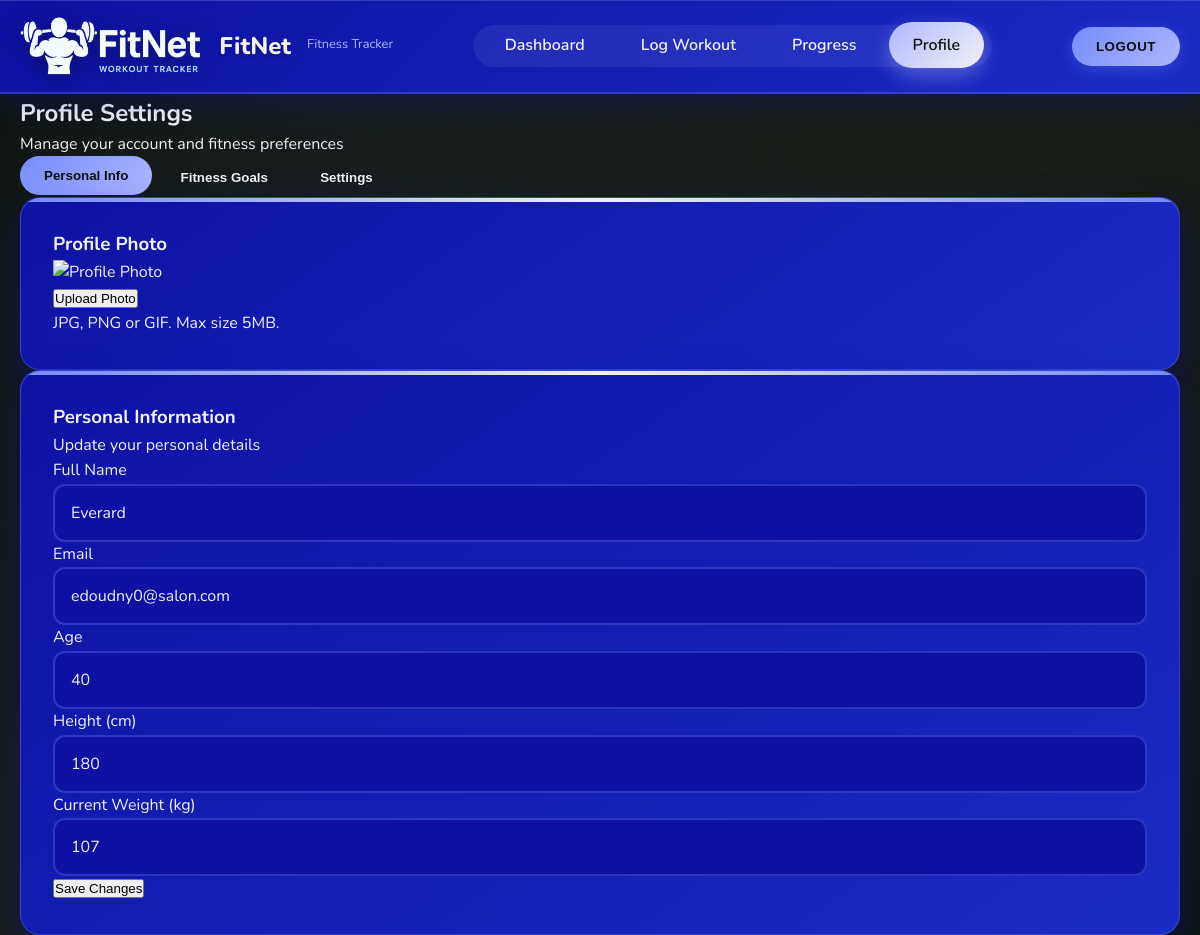
Screenshot of /profile (signed in) with the database file from the repository.
### tables this page shows
CREATE TABLE `Users`(`user_id` TEXT, `first_name` TEXT, `surname` TEXT, `email` TEXT, `password_hash` TEXT, `age` TEXT, "created_at" TEXT);

CREATE TABLE `Progress`(`progress_id` TEXT, `user_id` TEXT, `date` TEXT, `weight_kg` TEXT, `height_cm` TEXT, `body_fat_percentage` TEXT);

### main.py (the view, shortened to what this page needs)
@app.route('/profile', methods=['GET', 'POST'])
def profile():
    if 'user_id' not in session:
        return redirect(url_for('login'))
    conn = get_db_connection()
    user_id = session.get('user_id')
    if not user_id:
        return redirect(url_for('login'))
    user_data = conn.execute(
        "SELECT Users.*, Progress.height_cm, Progress.weight_kg FROM Users "
        "LEFT JOIN Progress ON Users.user_id = Progress.user_id "
        "WHERE Users.user_id = ?",
        (user_id,)
    ).fetchone()
    conn.close()
    return render_template('profile.html', user_data=user_data)

### main.py (called while the page is built)
def get_db_connection():
    conn = sqlite3.connect('database/data_source.db')
    conn.row_factory = sqlite3.Row
    return conn

### templates/profile.html (shortened to what this page needs)
<!DOCTYPE html>
<html lang="en">
<head>
    <link rel="stylesheet" href="static/css/dashboard.css">
</head>
<body>
    <header class="header">
        <div class="container">
            <div class="logo">
                <img src="static/images/FitNet Logo.png" alt="FitNet Logo">
                <span>FitNet</span>
                <small>Fitness Tracker</small>
            </div>
            <nav class="navigation">
                <ul>
                    <li><a href="/dashboard">Dashboard</a></li>
                    <li><a href="/log-workout">Log Workout</a></li>
                    <li><a href="/progress">Progress</a></li>
                    <li><a href="/profile" class="active">Profile</a></li>
                </ul>
            </nav>
            <div class="actions">
                <button class="logout" onclick="window.location.href='/logout'">Logout</button>
            </div>
        </div>
    </header>
    <main class="container">
        <div class="profile-header">
            <h2>Profile Settings</h2>
            <p>Manage your account and fitness preferences</p>
        </div>
        <div class="profile-tabs">
            <button class="tab-btn active" data-tab="personal">Personal Info</button>
            <button class="tab-btn" data-tab="goals">Fitness Goals</button>
            <button class="tab-btn" data-tab="settings">Settings</button>
        </div>
        <div class="profile-content">
            <div class="profile-section">
                <div class="profile-photo-section card">
                    <h3>Profile Photo</h3>
                    <div class="photo-container">
                        <div class="profile-photo">
                            <img src="static/images/default-avatar.jpg" alt="Profile Photo" id="profileImage">
                        </div>
                        <button class="upload-btn">Upload Photo</button>
                        <p class="photo-note">JPG, PNG or GIF. Max size 5MB.</p>
                    </div>
                </div>
                <div class="personal-info-section card">
                    <h3>Personal Information</h3>
                    <p>Update your personal details</p>
                    <form method="POST" class="profile-form">
                        <div class="form-row">
                            <div class="form-group">
                                <label for="fullName">Full Name</label>
                                <input type="text" id="fullName" name="first_name"
                                       value="{{ user_data.first_name if user_data else '' }}" readonly>
                            </div>
                            <div class="form-group">
                                <label for="email">Email</label>
                                <input type="email" id="email" name="email"
                                       value="{{ user_data.email if user_data else '' }}">
                            </div>
                        </div>
                        <div class="form-row">
                            <div class="form-group">
                                <label for="age">Age</label>
                                <input type="number" id="age" name="age"
                                       value="{{ user_data.age if user_data else '' }}">
                            </div>
                            <div class="form-group">
                                <label for="height">Height (cm)</label>
                                <input type="number" id="height" name="height"
                                       value="{{ user_data.height_cm if user_data else '' }}">
                            </div>
                        </div>
                        <div class="form-group">
                            <label for="weight">Current Weight (kg)</label>
                            <input type="number" id="weight" name="weight" step="0.1"
                                   value="{{ user_data.weight_kg if user_data else '' }}">
                        </div>
                        <button type="submit" class="save-changes-btn">Save Changes</button>
                    </form>
                </div>
            </div>
        </div>
    </main>
</body>
</html>

### static/css/dashboard.css (style rules this page uses)
* { margin: 0; padding: 0; box-sizing: border-box; }
body { background: linear-gradient(135deg, #0C120C 0%, #1a1f1a 50%, #0C120C 100%); font-family: "Nunito", sans-serif; color: #F1F2F6; line-height: 1.6; min-height: 100vh; position: relative; }
body:before { content: ''; position: fixed; top: 0; left: 0; right: 0; bottom: 0; background: radial-gradient(circle at 25% 25%, rgba(117, 139, 253, 0.05) 0%, transparent 50%), radial-gradient(circle at 75% 75%, rgba(174, 184, 254, 0.05) 0%, transparent 50%); pointer-events: none; z-index: -1; }
.container { max-width: 1200px; margin: 0 auto; padding: 0 20px; }
.header { background: linear-gradient(135deg, #0D12A4 0%, #1a2bc4 100%); padding: 1rem 0; box-shadow: 0 8px 32px rgba(13, 18, 164, 0.3), inset 0 1px 0 rgba(174, 184, 254, 0.2); border-bottom: 2px solid rgba(117, 139, 253, 0.3); position: sticky; top: 0; z-index: 100; backdrop-filter: blur(20px); }
.header .container { display: flex; justify-content: space-between; align-items: center; }
.logo { display: flex; align-items: center; gap: 1rem; }
.logo img { height: 60px; filter: drop-shadow(0 4px 12px rgba(0, 0, 0, 0.4)); }
.logo span { font-size: 1.5rem; font-weight: 800; color: #F1F2F6; text-shadow: 0 2px 4px rgba(0, 0, 0, 0.3); }
.logo small { font-size: 0.8rem; color: #AEB8FE; font-weight: 400; display: block; margin-top: -0.2rem; }
.navigation ul { display: flex; list-style: none; gap: 0.5rem; background: rgba(174, 184, 254, 0.1); padding: 0.5rem; border-radius: 50px; backdrop-filter: blur(10px); }
.navigation li { position: relative; }
.navigation a { color: #F1F2F6; text-decoration: none; font-weight: 600; padding: 0.75rem 1.5rem; border-radius: 25px; transition: all 0.3s ease; position: relative; overflow: hidden; }
.navigation a:hover, .navigation a.active { color: #0C120C; background: linear-gradient(135deg, #AEB8FE, #F1F2F6); transform: translateY(-2px); box-shadow: 0 8px 20px rgba(174, 184, 254, 0.4); }
.logout { background: linear-gradient(135deg, #758BFD, #AEB8FE); color: #0C120C; border: none; padding: 0.75rem 1.5rem; border-radius: 30px; cursor: pointer; font-weight: 700; transition: all 0.3s ease; text-transform: uppercase; letter-spacing: 0.5px; box-shadow: 0 4px 15px rgba(117, 139, 253, 0.3); }
.card { background: linear-gradient(145deg, #0D12A4, #1a2bc4); border-radius: 20px; padding: 2rem; box-shadow: 0 15px 35px rgba(13, 18, 164, 0.4), inset 0 1px 0 rgba(174, 184, 254, 0.2); transition: all 0.4s ease; border: 1px solid rgba(117, 139, 253, 0.3); position: relative; overflow: hidden; }
.card:before { content: ''; position: absolute; top: 0; left: 0; right: 0; height: 4px; background: linear-gradient(90deg, #758BFD, #AEB8FE, #F1F2F6, #AEB8FE, #758BFD); border-radius: 20px 20px 0 0; }
.form-group input, .form-group select, .form-group textarea { width: 100%; padding: 1rem; border: 2px solid rgba(117, 139, 253, 0.3); border-radius: 12px; font-size: 1rem; font-family: "Nunito", sans-serif; background: #0D12A4; color: #F1F2F6; transition: all 0.3s ease; backdrop-filter: blur(10px); }
.tab-btn { padding: 0.75rem 1.5rem; border: none; background: transparent; color: #F1F2F6; border-radius: 25px; cursor: pointer; transition: all 0.3s ease; font-weight: 600; }
.tab-btn.active, .tab-btn:hover { background: linear-gradient(135deg, #758BFD, #AEB8FE); color: #0C120C; transform: translateY(-2px); }

### rows the page displays
Users: first_name "Everard", email "edoudny0@salon.com", age "40"
Progress: height "180", weight "107"
